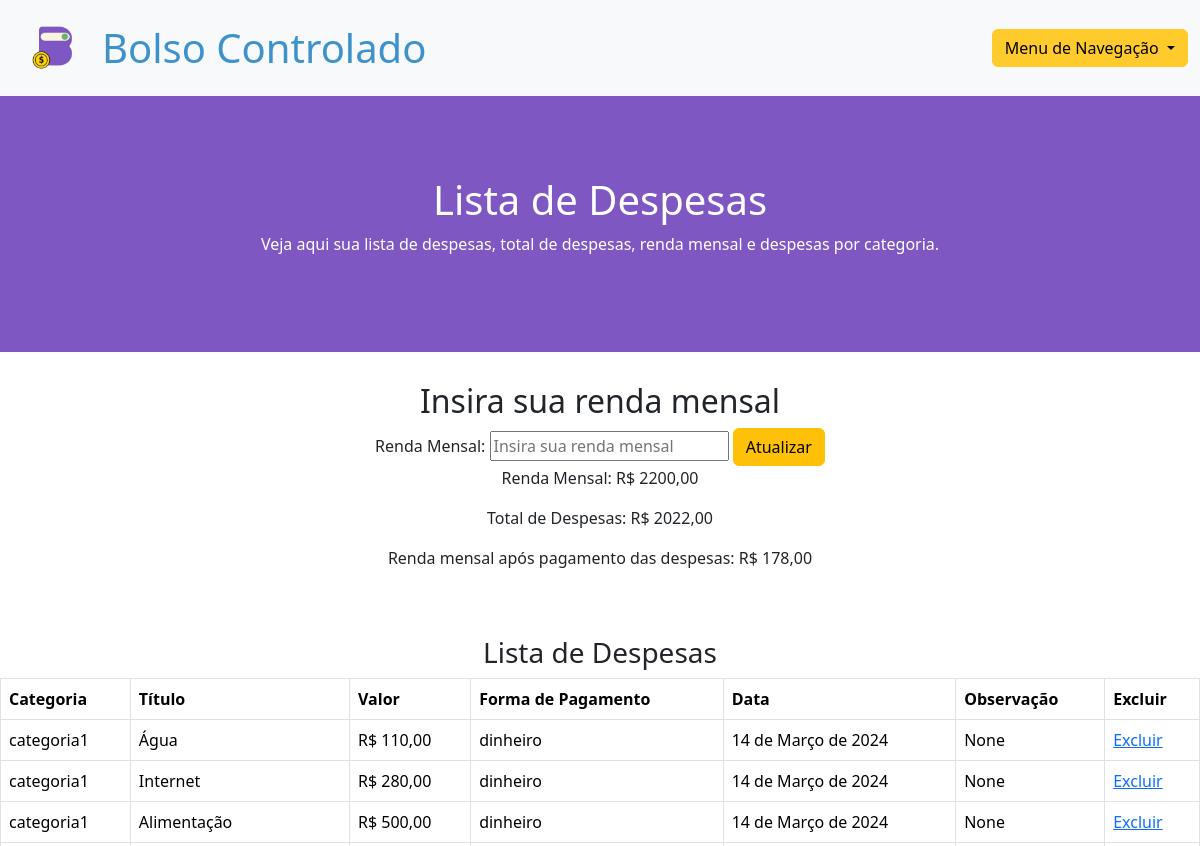
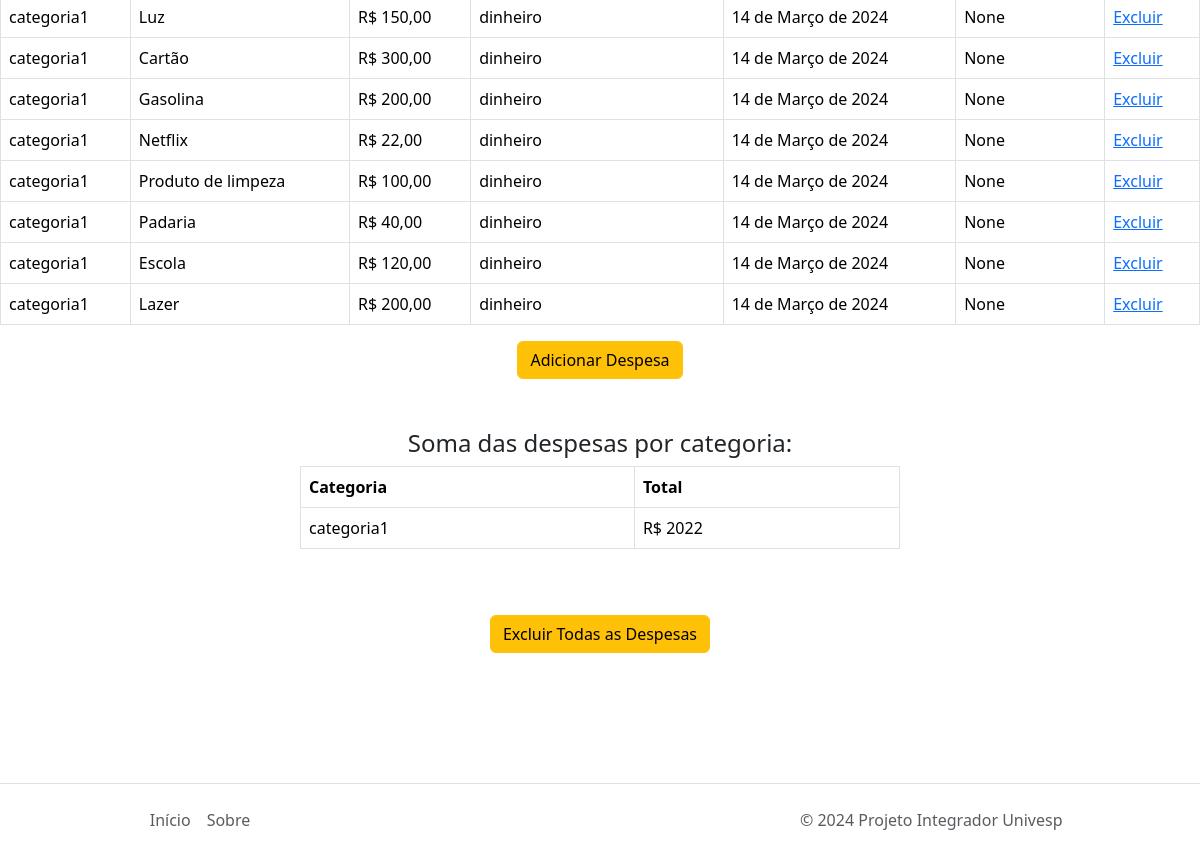
Page / (signed in) on the earlier database version (2 pictures, top to bottom).
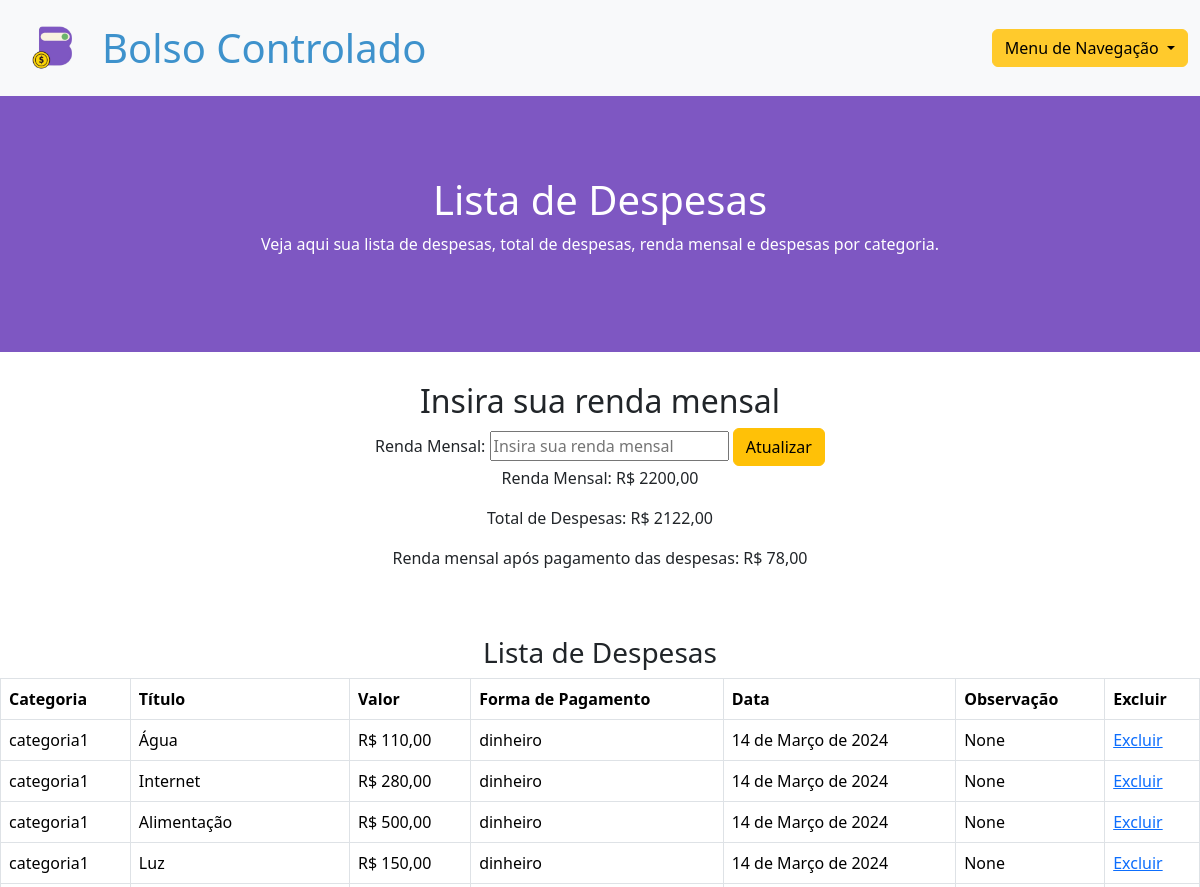
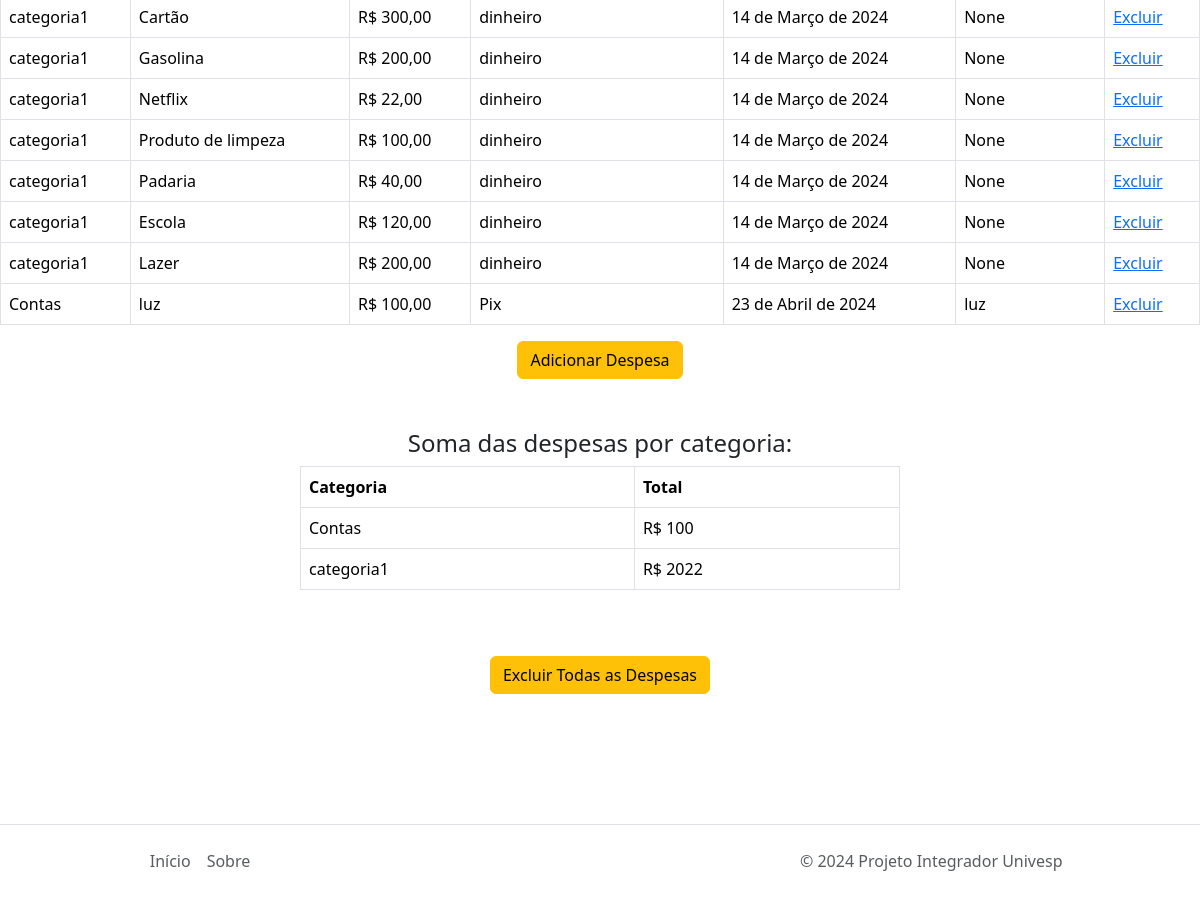
Same page on the later database version (2 pictures, top to bottom).
### expenses/models.py (models this page shows, shortened)
class UserProfile(models.Model):
    user = models.OneToOneField(User, on_delete=models.CASCADE)
    salary = models.DecimalField(max_digits=10, decimal_places=2, default=0)

class Expense(models.Model):
    expense_category = models.CharField(max_length=20, choices=CATEGORY_CHOICES, verbose_name='Categoria', default='categoria1')
    title = models.CharField(max_length=30, verbose_name='Título')
    amount = models.DecimalField(max_digits=10, decimal_places=2, verbose_name='Valor')
    date = models.DateField(verbose_name='Data')
    user = models.ForeignKey(User, on_delete=models.CASCADE)
    payment_method = models.CharField(max_length=20, choices=PAYMENT_CHOICES, verbose_name='Forma de Pagamento')
    observation = models.TextField(blank=True, verbose_name='Observação', max_length=60)
    class Meta:
        verbose_name = 'Despesa'
        verbose_name_plural = 'Despesas'

### expenses/views.py (the view, shortened to what this page needs)
# urls.py: path('', expense_list, name='expense_list'),
@login_required
def expense_list(request):
    expenses = Expense.objects.filter(user=request.user)
    total_expenses = expenses.aggregate(total=Sum('amount'))['total'] or 0
    total_expenses = round(total_expenses, 2)
    salary = UserProfile.objects.get(user=request.user).salary if UserProfile.objects.filter(user=request.user).exists() else None
    difference = salary - total_expenses if salary is not None else None
    expenses_by_category = Expense.objects.filter(user=request.user).values('expense_category').annotate(total_amount=Sum('amount'))
    return render(request, 'expenses/expense_list.html', {'expenses': expenses, 'total_expenses': total_expenses, 'salary': salary, 'difference': difference, 'expenses_by_category': expenses_by_category})

### expenses/templates/expenses/expense_list.html (shortened to what this page needs)
{% load static %}
<!DOCTYPE html>
<html lang="pt-br">
<head>
    <link href="https://cdn.jsdelivr.net/npm/bootstrap@5.3.3/dist/css/bootstrap.min.css" rel="stylesheet">
</head>
<body>
<nav class="navbar navbar-expand-lg bg-body-tertiary">
    <div class="container-fluid">
        <div style="display: flex; align-items: center;">
            <img id="logo-img" src="{% static 'img/bolso-controlado-img.png'%}" alt="logo">
            <div id="logo-letras" class="display-6" style="margin-left: 10px;"><strong>Bolso Controlado</strong></div>
        </div>
    <div class="dropdown">
        <button class="btn btn-secondary dropdown-toggle" style="color: black; background-color: #FFCA2C; border-color: #FFCA2C;" type="button" data-bs-toggle="dropdown" aria-expanded="false">
          Menu de Navegação
        </button>
      </div>
    </div>
  </nav>
<div id="banner">
    <h1 id="cor-letra-banner">Lista de Despesas</h1>
    <p id="cor-letra-banner">Veja aqui sua lista de despesas, total de despesas, renda mensal e despesas por categoria.</p>
</div>
<div class="text-center" style="padding-top: 30px;">
    <h2>Insira sua renda mensal</h2>
    <form action="{% url 'expense_list' %}" method="post">
        <label for="salary">Renda Mensal:</label>
        <input type="text" id="salary" name="salary" placeholder="Insira sua renda mensal">
        <button class="btn btn-warning" type="submit">Atualizar</button>
    </form>
    {% if salary %}
    <p>Renda Mensal: R$ {{ salary }}</p>
    {% endif %}
    <p>Total de Despesas: R$ {{ total_expenses }}</p>
    {% if difference is not None %}
    <p>Renda mensal após pagamento das despesas: R$ {{ difference }}</p>
    {% endif %}
</div>
<h3 class="text-center" style="padding-top: 50px;">Lista de Despesas</h3>
<div class="table-responsive">
    <table class="table table-bordered">
        <thead>
            <tr>
                <th scope="col">Categoria</th>
                <th scope="col">Título</th>
                <th scope="col">Valor</th>
                <th scope="col">Forma de Pagamento</th>
                <th scope="col">Data</th>
                <th scope="col">Observação</th>
                <th scope="col">Excluir</th>
            </tr>
        </thead>
        <tbody>
            {% for expense in expenses %}
            <tr>
                <td>{{ expense.expense_category }}</td>
                <td>{{ expense.title }}</td>
                <td>R$ {{ expense.amount }}</td>
                <td>{{ expense.payment_method }}</td>
                <td>{{ expense.date }}</td>
                <td>{{ expense.observation }}</td>
                <td><a href="{% url 'delete_expense' expense.id %}">Excluir</a></td>
            </tr>
            {% endfor %}
        </tbody>
    </table>
</div>
<div class="text-center">
    <button class="btn btn-warning" onclick="window.location.href='{% url 'add_expense' %}'">Adicionar Despesa</button>
</div>
<div>
    <div class="col-6 mx-auto">
        <h4 class="text-center" style="padding-top: 50px;">Soma das despesas por categoria:</h4>
        <div class="table-responsive">
            <table class="table table-bordered">
                <thead>
                    <tr>
                        <th scope="col">Categoria</th>
                        <th scope="col">Total</th>
                    </tr>
                </thead>
                <tbody>
                    {% for category in expenses_by_category %}
                    <tr>
                        <td>{{ category.expense_category }}</td>
                        <td>R$ {{ category.total_amount }}</td>
                    </tr>
                    {% endfor %}
                </tbody>
            </table>
        </div>
    </div>
</div>
<div class="text-center" style="margin-top: 50px;">
    <form action="{% url 'confirm_delete_expenses' %}" method="post">
        <button class="btn btn-warning" type="submit">Excluir Todas as Despesas</button>
    </form>
</div>
<footer class="d-flex flex-wrap justify-content-between align-items-center py-3 border-top" style="margin-top: 130px;">
    <ul class="nav col-md-4 justify-content-center">
        <li class="nav-item"><a href="#" class="nav-link px-2 text-muted">Início</a></li>
        <li class="nav-item"><a href="{% url 'about' %}" class="nav-link px-2 text-muted">Sobre</a></li>
    </ul>
    <p class="col-md-4 mb-0 text-muted">© 2024 Projeto Integrador Univesp</p>
</footer>
</body>
</html>

### expenses/templates/expenses/expense_list.html (style rules this page uses)
:root { --obs: red; --letras-nav-bar-preto: #000000; --fundo-banner: #7E57C2; --letras-banner: #ffffff; --letras-nav-bar-azul: #3E92CC; --cor-input: #cfcfcfcf; }
#logo-letras { color: var(--letras-nav-bar-azul); }
#logo-img { width: 5rem; height: 5rem; }
#banner { background-color: var(--fundo-banner); padding: 5rem; padding-bottom: 5rem; text-align: center; }
#cor-letra-banner { color: var(--letras-banner); }

Differences in the rows shown:
added Expense: expense_category "Contas", title "luz", amount "100,00", payment_method "Pix", date "23 de Abril de 2024", observation "luz", total_amount "100"
Other differences:
{{ total_expenses }}: "2022,00" → "2122,00"
{{ difference }}: "178,00" → "78,00"
